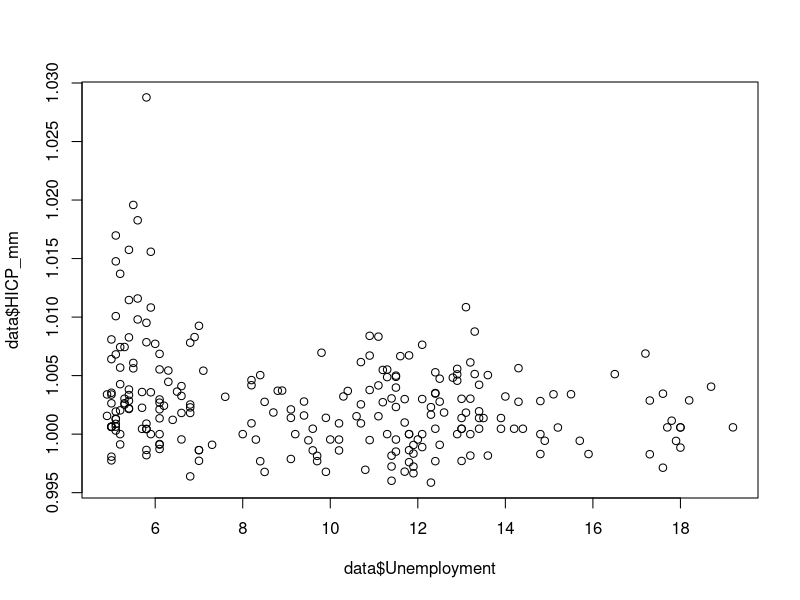
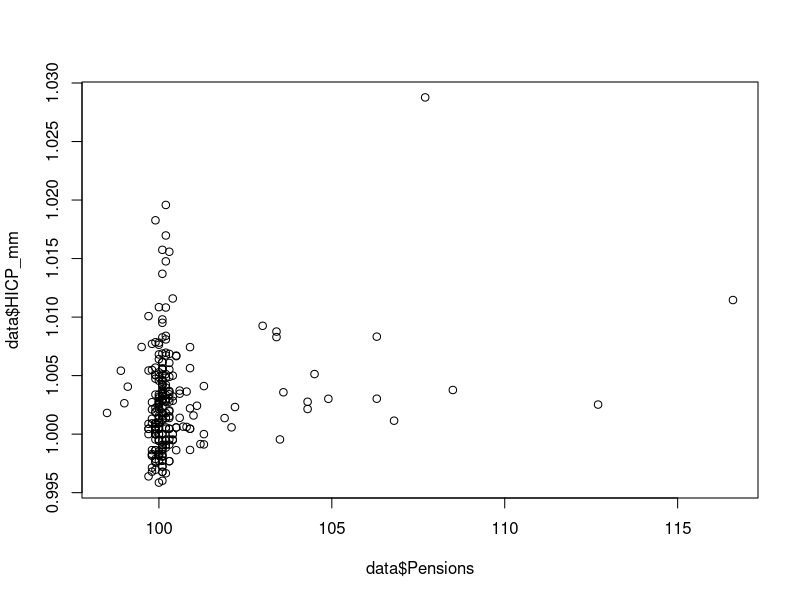
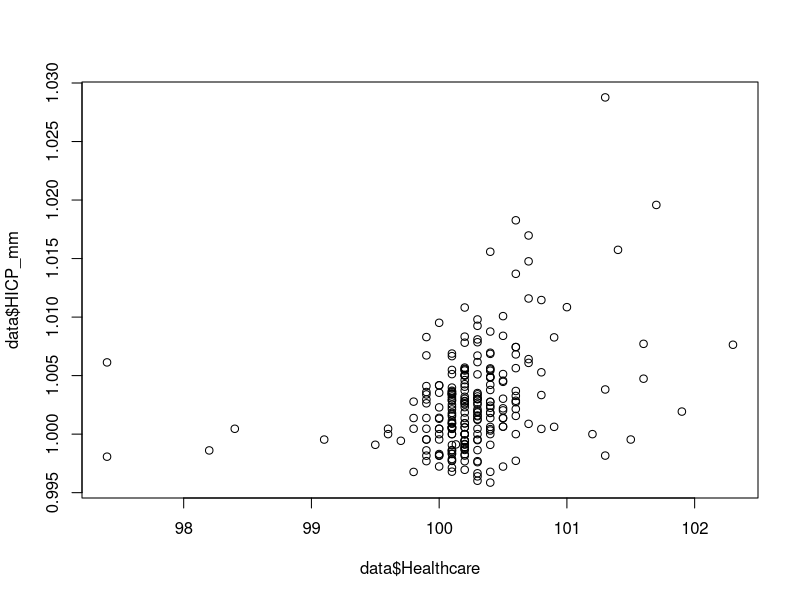
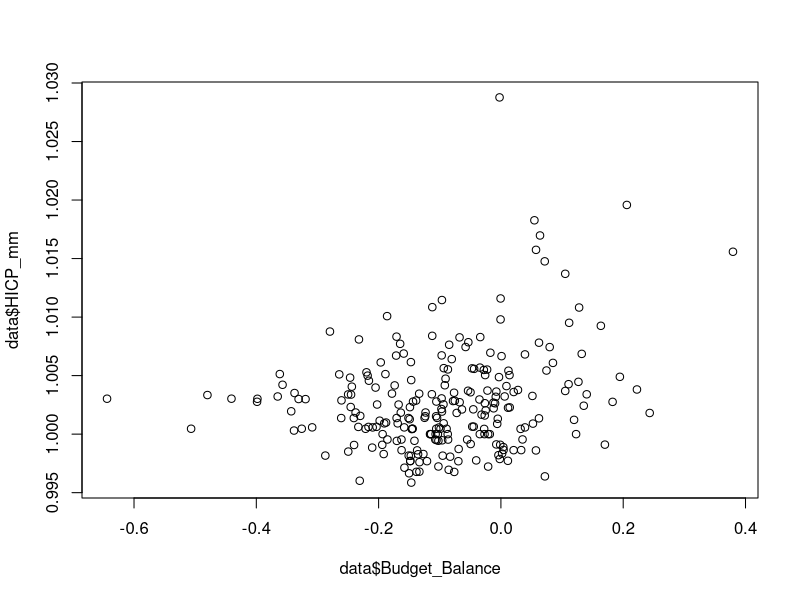
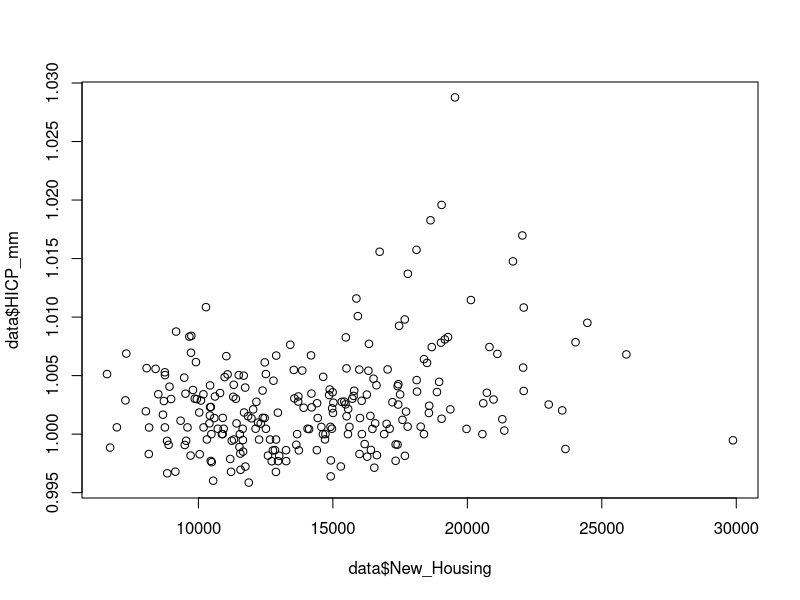
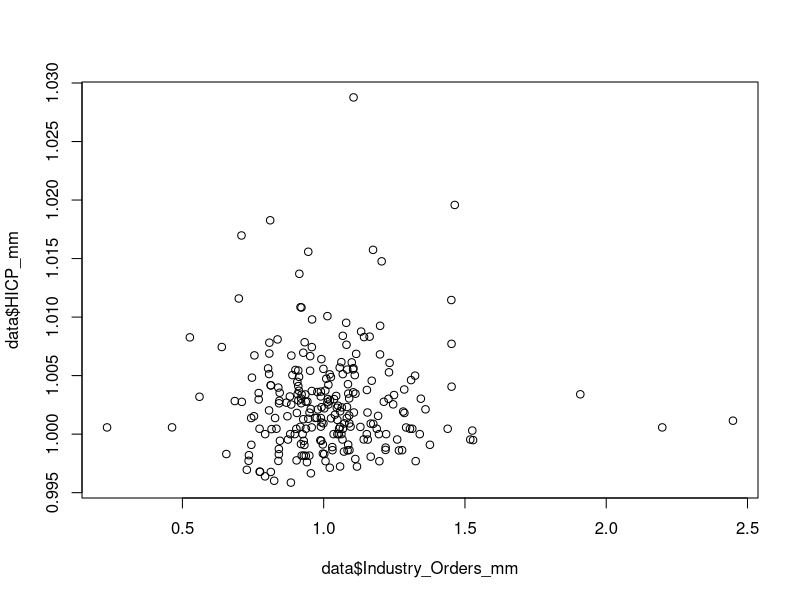
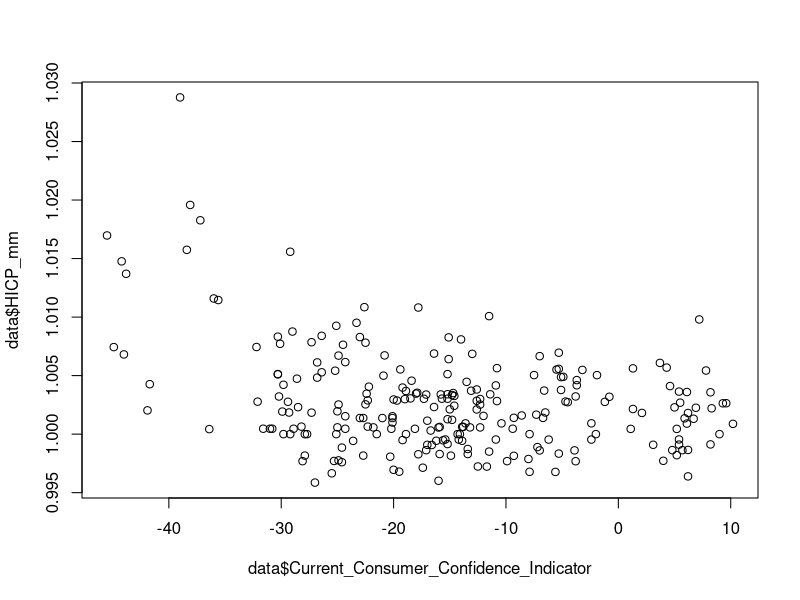
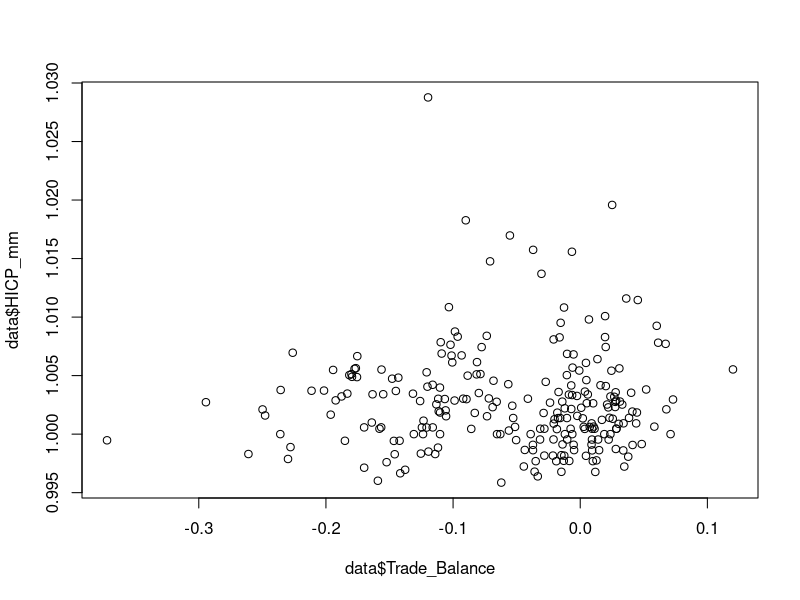

Recreate these plots in R, in order.

#libreria 
if (!require("readxl")) {
  install.packages("readxl")
  library(readxl)
}
if (!require("tidyr")) {
  install.packages("tidyr")
  library(tidyr)
}
if (!require("ggplot2")) {
  install.packages("ggplot2")
  library(ggplot2)
}

if (!require("lmtest")) {
  install.packages("lmtest")
  library(lmtest)
}



#data load
data <- read_excel("Data_F.xlsx", sheet = "Arkusz1")

#data vis

plot(data$Unemployment , data$HICP_mm)
plot(data$Pensions , data$HICP_mm)
plot(data$Healthcare , data$HICP_mm)
plot(data$Budget_Balance , data$HICP_mm)
plot(data$New_Housing , data$HICP_mm)
plot(data$Industry_Orders_mm , data$HICP_mm)
plot(data$Current_Consumer_Confidence_Indicator , data$HICP_mm)
plot(data$Trade_Balance , data$HICP_mm)

#statistical tests



